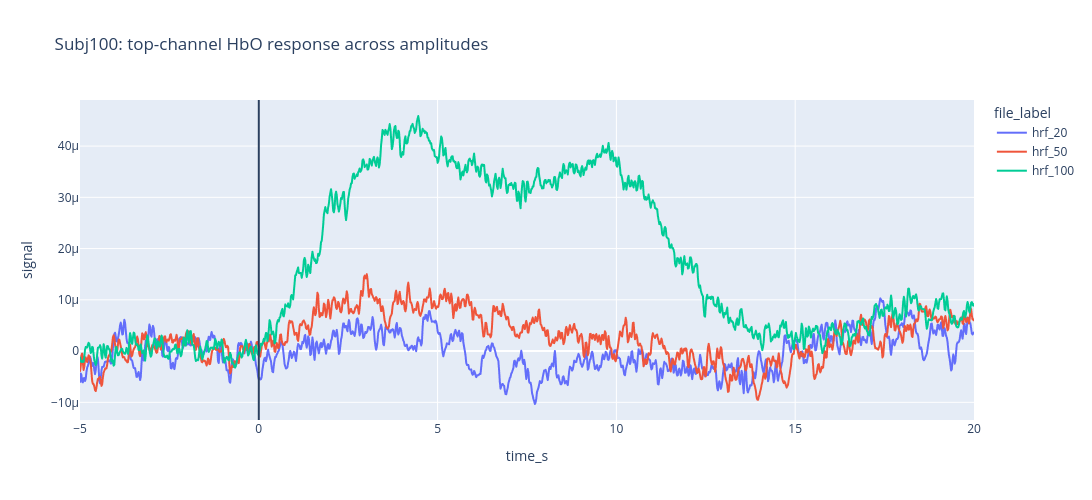

Notebook code for this chart:
### Code cell
top_channel_amplitude_figure = px.line(
    top_channel_amplitude_df,
    x="time_s",
    y="signal",
    color="file_label",
    title=f"{subject_name}: top-channel HbO response across amplitudes",
)

top_channel_amplitude_figure.update_layout(
    width=1100,
    height=500,
)

top_channel_amplitude_figure.add_vline(x=0.0)
top_channel_amplitude_figure.show()

### Figure 1 — Plotly figure (JSON) as saved in the notebook; plotly's stock layout.template omitted (floating-point values rounded to 4 significant figures; data arrays with more than 128 entries replaced by an {"elided": "..."} marker saying what was removed)
{"data": [{"hovertemplate": "file_label=hrf_20<br>time_s=%{x}<br>signal=%{y}<extra></extra>", "legendgroup": "hrf_20", "line": {"color": "#636efa", "dash": "solid"}, "marker": {"symbol": "circle"}, "mode": "lines", "name": "hrf_20", "showlegend": true, "type": "scattergl", "x": {"elided": "1251 float values"}, "xaxis": "x", "y": {"elided": "1251 float values"}, "yaxis": "y"}, {"hovertemplate": "file_label=hrf_50<br>time_s=%{x}<br>signal=%{y}<extra></extra>", "legendgroup": "hrf_50", "line": {"color": "#EF553B", "dash": "solid"}, "marker": {"symbol": "circle"}, "mode": "lines", "name": "hrf_50", "showlegend": true, "type": "scattergl", "x": {"elided": "1251 float values"}, "xaxis": "x", "y": {"elided": "1251 float values"}, "yaxis": "y"}, {"hovertemplate": "file_label=hrf_100<br>time_s=%{x}<br>signal=%{y}<extra></extra>", "legendgroup": "hrf_100", "line": {"color": "#00cc96", "dash": "solid"}, "marker": {"symbol": "circle"}, "mode": "lines", "name": "hrf_100", "showlegend": true, "type": "scattergl", "x": {"elided": "1251 float values"}, "xaxis": "x", "y": {"elided": "1251 float values"}, "yaxis": "y"}], "layout": {"height": 500, "legend": {"title": {"text": "file_label"}, "tracegroupgap": 0}, "shapes": [{"type": "line", "x0": 0, "x1": 0, "xref": "x", "y0": 0, "y1": 1, "yref": "y domain"}], "title": {"text": "Subj100: top-channel HbO response across amplitudes"}, "width": 1100, "xaxis": {"anchor": "y", "domain": [0, 1], "title": {"text": "time_s"}}, "yaxis": {"anchor": "x", "domain": [0, 1], "title": {"text": "signal"}}}}
